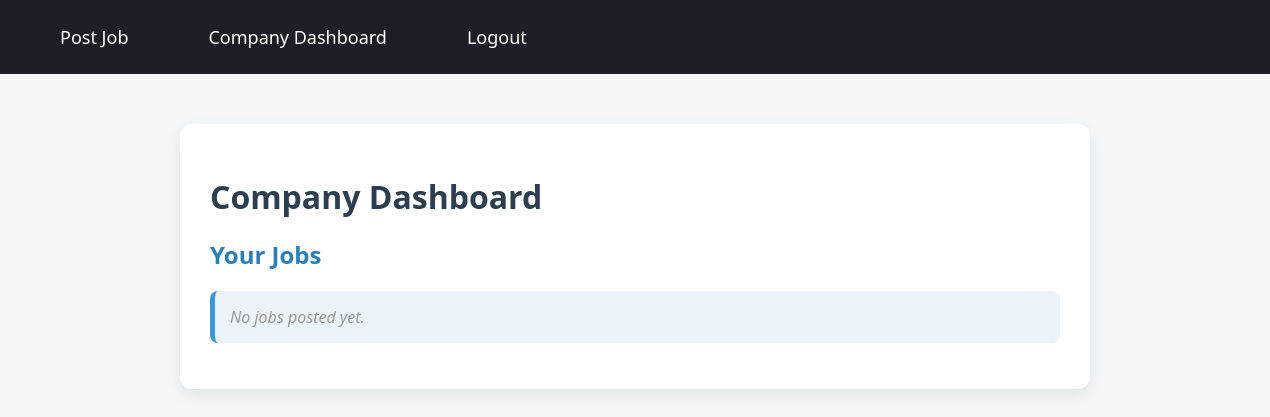
Page /jobapp/company_dashboard/ (signed in) on the earlier database version.
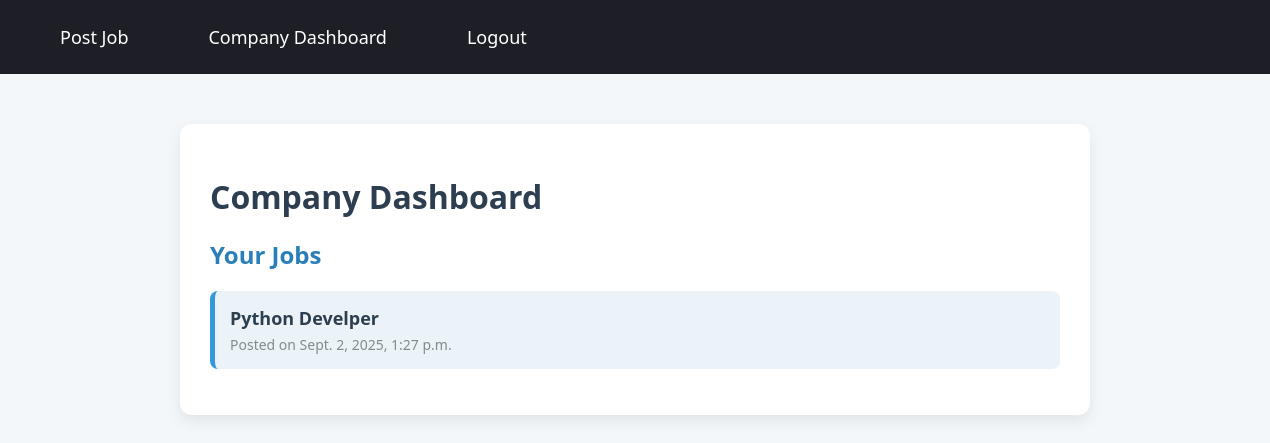
Same page on the later database version.
### jobapp/models.py (models this page shows, shortened)
class Job(models.Model):
    company=models.ForeignKey(User,on_delete=models.CASCADE)
    title=models.CharField(max_length=20)
    description=models.TextField()
    location=models.CharField(max_length=20)
    posted_on=models.DateTimeField()
    closed_on=models.DateTimeField()

### jobapp/views.py (the view)
# urls.py: path('company_dashboard/', views.company_dashboard, name='company_dashboard'),
@login_required
def company_dashboard(request):
    jobs = Job.objects.filter(company=request.user)
    return render(request, 'company_dashboard.html', {
        'jobs': jobs
    })

### jobapp/templates/company_dashboard.html (shortened to what this page needs)
{% load static %}
<!DOCTYPE html>
<html lang="en">
<head>
    <link rel="stylesheet" href="{% static 'jobapp/companydash.css' %}">
</head>
<body>
    <div class="navbar">
        <a href="{% url 'post_job' %}">Post Job</a>
        <a href="{% url 'company_dashboard' %}">Company Dashboard</a>
        <a href="{% url 'user_logout' %}">Logout</a>
    </div>
    <div class="container">
        <h1>Company Dashboard</h1>
        <h2>Your Jobs</h2>
        <ul class="job-list">
            {% for job in jobs %}
                <li>
                    <a href="{% url 'job_applicants' job.id %}">{{ job.title }}</a>
                    <span class="posted-date">Posted on {{ job.posted_on }}</span>
                </li>
            {% empty %}
                <li class="empty">No jobs posted yet.</li>
            {% endfor %}
        </ul>
    </div>
</body>
</html>

Differences in the rows shown:
added Job: title "Python Develper", posted_on "Sept. 2, 2025, 1:27 p.m."
Other differences:
text no longer shown: "No jobs posted yet."
